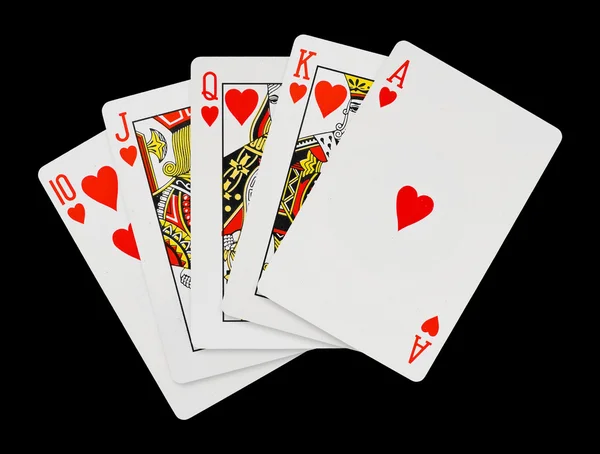
#> input picture data/cards.jpg, 600 x 454 px, given in place of the camera
$ python color_detect.py
#> lines starting #> are read from the running program, lines starting #| are printed output that depends on the picture; after the words box and inside, x2 and y2 are one past the last pixel; in counts of white or black regions, pixels touching at a corner belong together
import cv2 as cv
import numpy as np

def empty(a):
    pass

cv.namedWindow("Trackbars")
cv.resizeWindow("Trackbars",640,240)
cv.createTrackbar("hue min","Trackbars",20,179,empty)
cv.createTrackbar("hue max","Trackbars",40,179,empty)
cv.createTrackbar("sat min","Trackbars",86,255,empty)
cv.createTrackbar("sat max","Trackbars",210,255,empty)
cv.createTrackbar("val min","Trackbars",46,255,empty)
cv.createTrackbar("val max","Trackbars",238,255,empty)


while True:
    cap = cv.VideoCapture(1)
    while True:
        ret,frame = cap.read()
#> frame is the input picture: shape (454, 600, 3); mean B, G, R 92.7, 95.9, 103.1
        resize_img = cv.resize(frame,(640,480))
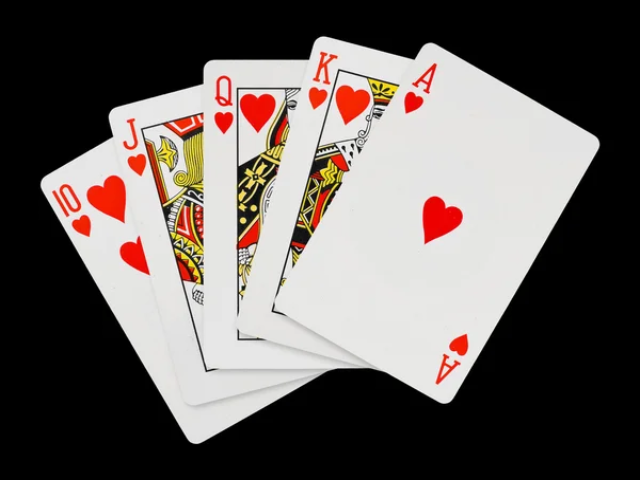
#> resize_img: shape (480, 640, 3); mean B, G, R 92.7, 95.9, 103.1
        resized_img_HSV = cv.cvtColor(resize_img,cv.COLOR_BGR2HSV)
#> resized_img_HSV: shape (480, 640, 3); mean H, S, V 13.2, 15, 103.2
        h_min = cv.getTrackbarPos("hue min","Trackbars")
        h_max = cv.getTrackbarPos("hue max","Trackbars")
        s_min = cv.getTrackbarPos("sat min","Trackbars")
        s_max = cv.getTrackbarPos("sat max","Trackbars")
        v_min = cv.getTrackbarPos("val min","Trackbars")
        v_max = cv.getTrackbarPos("val max","Trackbars")

        lower = np.array([h_min,s_min,v_min])
        upper = np.array([h_max,s_max,v_max])

        mask = cv.inRange(resized_img_HSV,lower,upper)
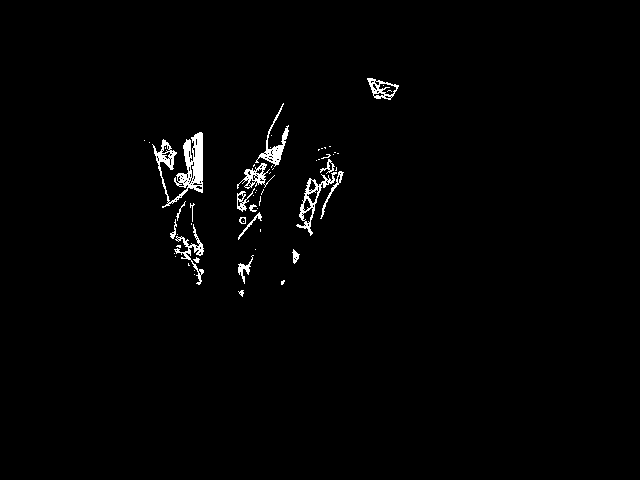
#> mask: shape (480, 640); 1.4% white; 59 white regions (40 under 20 px), largest, box (x1, y1, x2, y2) and area: (152, 132, 203, 208) 1369, (296, 172, 337, 236) 491, (255, 103, 289, 167) 442


        # cv.imshow("R_img",resize_img)
        # cv.imshow("R_img_HSV",resized_img_HSV)
        # cv.imshow("mask",mask)
        result = cv.bitwise_and(resize_img,resize_img,mask=mask)
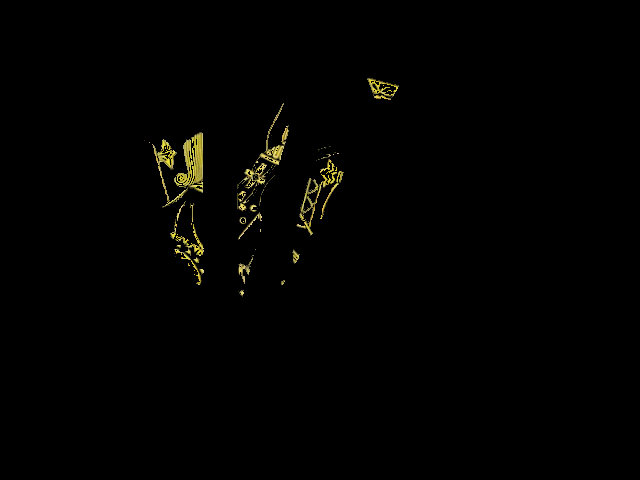
#> result: shape (480, 640, 3); mean B, G, R 0.9, 2.1, 2.2
        cv.imshow("res",result)
        if cv.waitKey(1) & 0xFF == ord("q"):
#> (key q is pressed here)
            break


cv.destroyAllWindows()
